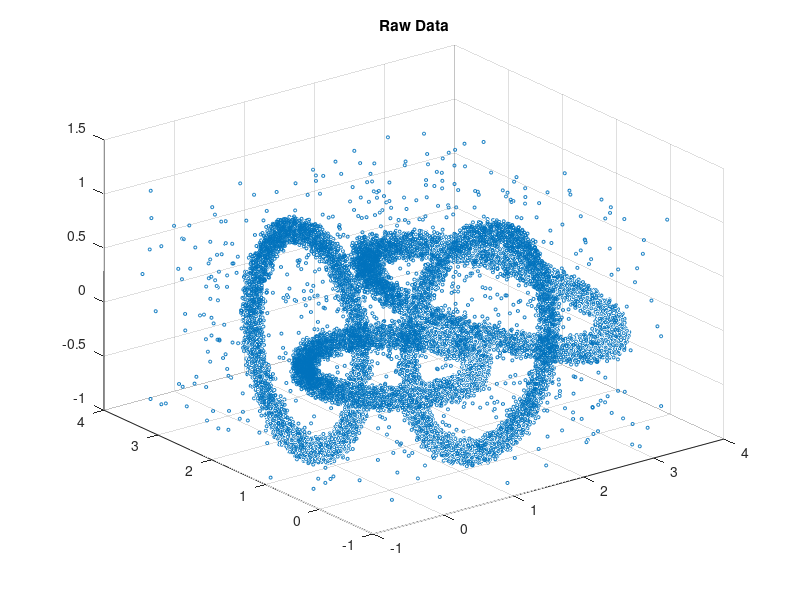

The MATLAB source for this figure: (Note: this script raises an error after producing the figure.)
% Copywrite R Hyde 2015
% Wrapper to test CODAS clustering
% Suggested defaults are pre-loaded into the dialog box.
% Note that due to the randomised data order cluster colours may vary
% between runs. On some occasion clusters may appear the same colour,
% usually comparing the micro-cluster plot with the data plot will highlight
% the differences.

clear
clear functions
%% Load data from file: un-rem the groups of statements to load data and suitable parameters to pass to the GUI
% DataIn=csvread('DS1.csv',1,0);
% DataIn=DataIn(:,1:2);
% Defaults = {'11', '8', '0'}; % values for Intial Radius, Min Cluster Size, Verbose
% 
% DataIn=csvread('DS2.csv',1,0);
% DataIn=DataIn(:,1:2);
% Defaults = {'13', '8', '0'}; % values for Intial Radius, Min Cluster Size, Verbose
% 
% DataIn=csvread('DS3.csv',1,0);
% DataIn=DataIn(:,1:2);
% Defaults = {'11', '4', '0'}; % values for Intial Radius, Min Cluster Size, Verbose
% 
DataIn=csvread('ChainLink3DNoise.csv',1,0);
DataIn=DataIn(:,1:3);
Defaults = {'0.2', '5', '0'}; % values for Intial Radius, Min Cluster Size, Verbose
%
% DataIn=csvread('ChainLink3D.csv',1,0);
% DataIn=DataIn(:,1:3);
% Defaults = {'0.2', '3', '0'}; % values for Intial Radius, Min Cluster Size, Verbose
% 
% DataIn=csvread('gaussian5000.csv',1,0);
% DataIn=DataIn(:,1:2);
% Defaults = {'0.022', '8', '0'}; % values for Intial Radius, Min Cluster Size, Verbose
% 
% DataIn=csvread('SpiralData2_very_noisy.csv',1,0);
% DataIn=DataIn(:,1:2);
% Defaults = {'0.45', '6', '0'}; % values for Intial Radius, Min Cluster Size, Verbose
% 
% DataIn=csvread('SpiralData2_92.csv',1,0);
% DataIn=DataIn(:,1:end-1);
% Defaults = {'0.3', '2', '0'}; % values for Intial Radius, Min Cluster Size, Verbose


% DataIn=DataIn(:,1:2);

%% Plot Data
figure(1)
clf
if size(DataIn,2)==2 | size(DataIn,2)>3
    scatter(DataIn(:,1),DataIn(:,2),5,'o')
elseif size(DataIn,2)==3
    scatter3(DataIn(:,1),DataIn(:,2),DataIn(:,3),5,'o')
end
title('Raw Data')

%% Randomise data order
DataIn=DataIn(randperm(size(DataIn,1)),:);

%% Normalise DataDataIn=double(DataIn(:,1:2));
% for idx=1:size(DataIn,2)
%     DataIn(:,idx) = (DataIn(:,idx)-min(DataIn(:,idx))) / (max(DataIn(:,idx))-min(DataIn(:,idx)));
% end

%% Initialise
prompt = {'Initial radius:', 'Minimum cluster size:', 'Verbose:'};
dlg_title = 'Input parameters';
num_lines= 1;
Inputs = inputdlg(prompt,dlg_title,num_lines, Defaults);
ClusterParameters=[str2double(cell2mat(Inputs(1,1))),str2double(cell2mat(Inputs(2,1)))];
Verbose=str2double(cell2mat(Inputs(3,1)));

%% Set plot information
NumColours=20;
Colours=distinguishable_colors(NumColours);
if size(DataIn,2)==2
   AXSz=[min(DataIn(:,1)) max(DataIn(:,1)) min(DataIn(:,2)) max(DataIn(:,2))]; 
elseif size(DataIn,2)==3
   AXSz=[min(DataIn(:,1)) max(DataIn(:,1)) min(DataIn(:,2)) max(DataIn(:,2)) min(DataIn(:,3)) max(DataIn(:,3))]; 
else
    Verbose=0;
    sprintf('Too many dimensions to display')
end

%% ### Run CODAS ###
tic
for idx1 = 1 : size(DataIn,1)
    NewSample=DataIn(idx1,:);
    
    [Clusters]=CODAS2_ver02(ClusterParameters,NewSample);
    
    if Verbose==1
       figure(1)
       hold off
       if size(DataIn,2)==2
%            scatter(DataIn(1:idx1,1),DataIn(1:idx1,2),5,'o')
           for idx2=1:size(Clusters.Centre,1)
               ClrNum=rem(Clusters.global(idx2),NumColours)+1;
               circles(Clusters.Centre(idx2,1),Clusters.Centre(idx2,2),Clusters.Radius(idx2,1),...
                   'points',20,'facecolor',Colours(ClrNum,:),'facealpha',0.2);
           end
       elseif size(DataIn,2)==3
         for idx2=1:size(Clusters.Centre,1)
            CCol=rem(Clusters.global(idx2),20)+1;
            if Clusters.Count(idx2)<MinClusSize % if outlier

            else % if cluster
                [x, y, z]=sphere;
                Clusters.Radius(idx2);
                hmesh=mesh((x*Clusters.Radius(idx2))+Clusters.Centre(idx2,1),...
                    (y*Clusters.Radius(idx2))+Clusters.Centre(idx2,2),...
                    (z*Clusters.Radius(idx2))+Clusters.Centre(idx2,3));
                set(hmesh,'FaceColor',Clr(CCol,:),'FaceAlpha',0.2,'LineStyle','none');
            end
            drawnow
         end
       end
       title('Received Data with Micro-Cluster Overlay Coloured by Global Cluster')
       axis(AXSz)
       drawnow
    end
    
end   
%% ### END CODAS ###
t2=toc;
sprintf('Run time: %2f s, Time per Sample: %4f s',t2,t2/size(DataIn,1))

%% Plot Clusters
figure(2)
clf
if size(DataIn,2)==2 | size(DataIn,2)>3
%    scatter(DataIn(1:idx1,1),DataIn(1:idx1,2),5,'o')
   for idx2=1:size(Clusters.Centre,1)
       ClrNum=rem(Clusters.global(idx2),NumColours)+1;
       if Clusters.Count(idx2)>ClusterParameters(1,2)
       circles(Clusters.Centre(idx2,1),Clusters.Centre(idx2,2),Clusters.Radius(idx2,1),...
           'points',20,'facecolor',Colours(ClrNum,:),'facealpha',0.2);
       end
       title(sprintf('End of Data\n Micro-Clusters Coloured by Global Cluster\n in First 2 Dimensions'))
   end
elseif size(DataIn,2)==3
   for idx2=1:size(Clusters.Centre,1)
       
        ClrNum=rem(Clusters.global(idx2),NumColours)+1;
        if Clusters.Count(idx2)>ClusterParameters(1,2)
            [x, y, z]=sphere;
            Clusters.Radius(idx2);
            hmesh=mesh((x*Clusters.Radius(idx2))+Clusters.Centre(idx2,1),...
                (y*Clusters.Radius(idx2))+Clusters.Centre(idx2,2),...
                (z*Clusters.Radius(idx2))+Clusters.Centre(idx2,3));
            set(hmesh,'FaceColor',Colours(ClrNum,:),'FaceAlpha',0.2,'LineStyle','none');
        end
        hold on
        title(sprintf('End of Data\n Micro-Clusters Coloured by Global Cluster'))
   end
   drawnow
end

% axis(AXSz)

%% Plot Data coloured by cluster
D2C=pdist2(DataIn,Clusters.Centre); % distances to centres
[D2C,NC]=min(D2C,[],2); % min distances & nearest cluster
GC=Clusters.global(NC); % global cluster of nearest centre
GC(Clusters.Count(NC)<ClusterParameters(1,2))=0; % set small cluster to zero

% Renumber clusters for colouring
[C, ia, ic] = unique(GC);
C=[1:size(C,1)];
renum=C(ic).';
GC=renum;
PlotClrs=Colours(rem(GC,NumColours)+1,:);
if size(DataIn,2)==2 | size(DataIn,2)>3
    figure(3)
    clf
    scatter(DataIn(GC~=1,1),DataIn(GC~=1,2),5,PlotClrs(GC~=1,:))
    hold on
    scatter(DataIn(GC==1,1),DataIn(GC==1,2),5,'xk')
    title(sprintf('End of Data\n Data Placed into Cluster Results\n in First 2 Dimensions'))
elseif size(DataIn,2)==3
    figure(3)
    clf
    scatter3(DataIn(GC~=1,1),DataIn(GC~=1,2),DataIn(GC~=1,3),5,PlotClrs(GC~=1,:))
    hold on
    scatter3(DataIn(GC==1,1),DataIn(GC==1,2),DataIn(GC==1,3),5,'xk')
    title(sprintf('End of Data\n Data Placed into Cluster Results'))
else
    sprintf('Too many dimensions to display')
end

% axis(AXSz)